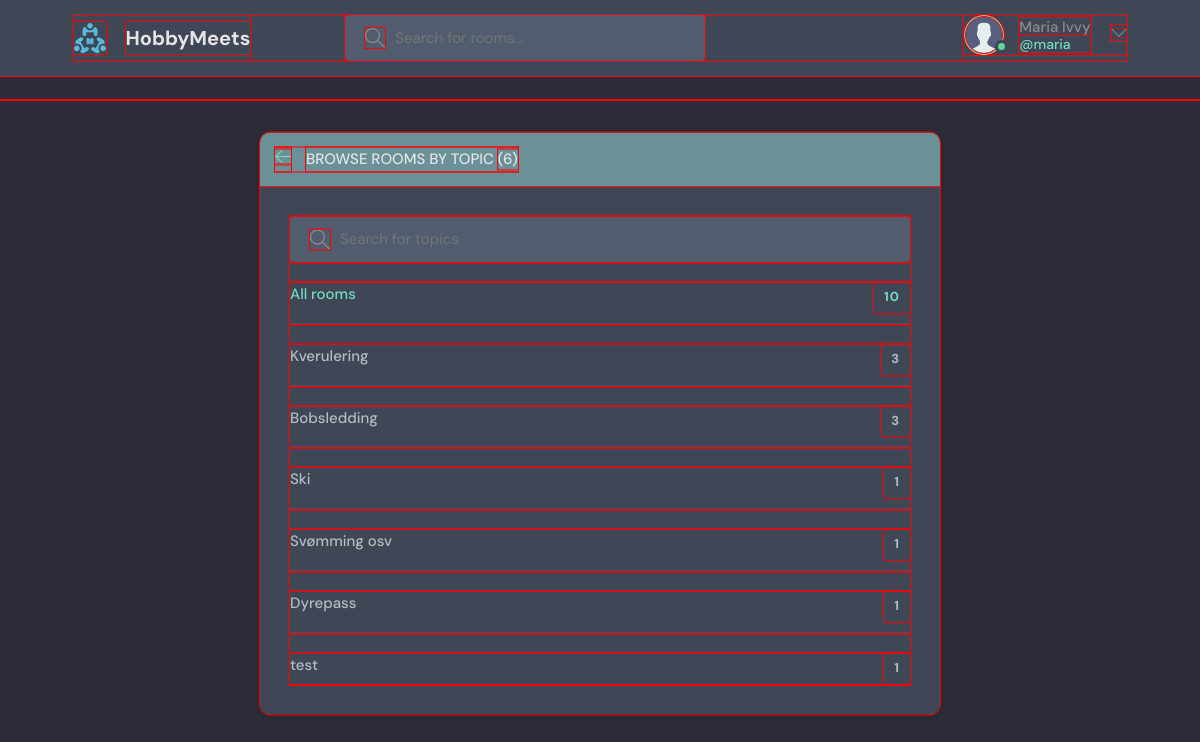
The page /topics/ (signed in) on the database as committed earlier.
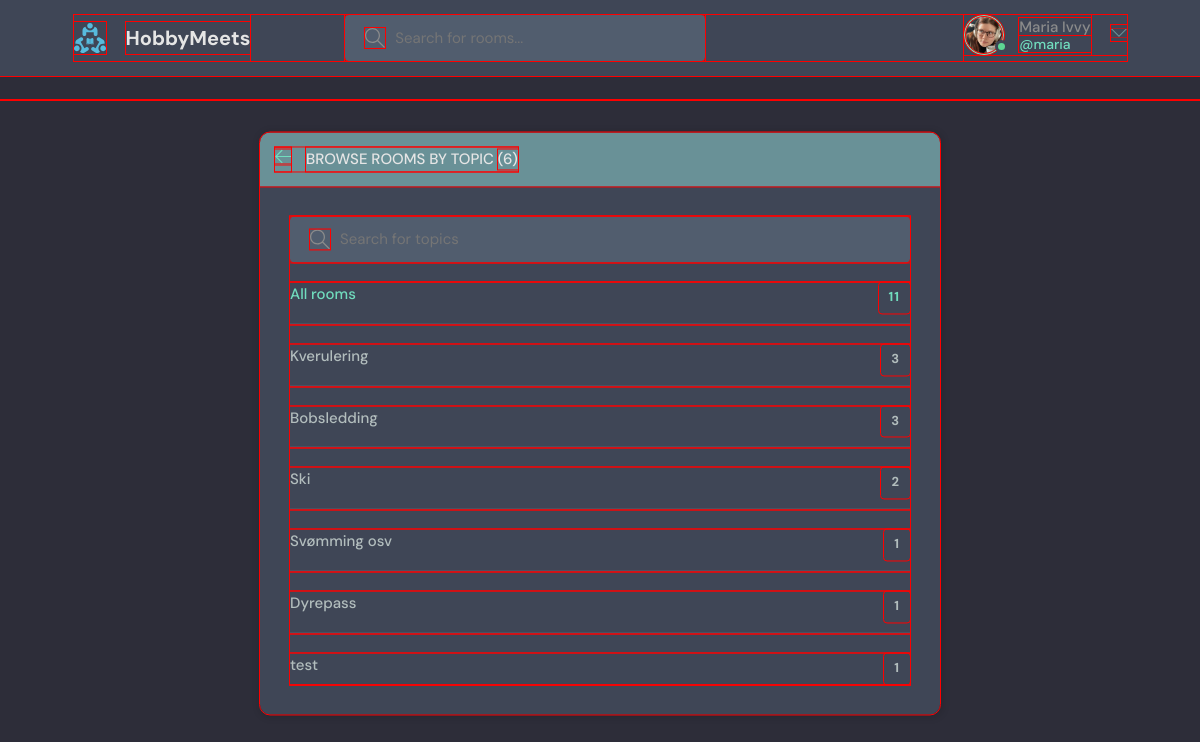
The same page on the database as committed later.
### base/models.py (models this page shows, shortened)
class User(AbstractUser):
    name = models.CharField(max_length=200, null=True)
    email = models.EmailField(unique=True, null=True)
    bio = models.TextField(null=True)
    avatar = models.ImageField(null=True, default="avatar.svg") #TODO: fix the avatar to be something more fun, ideally a few that are randomly assigned
    USERNAME_FIELD = 'email' # override orig. User and set email as login info
    REQUIRED_FIELDS = []

class Topic(models.Model):
    name = models.CharField(max_length=200)

### base/views.py (the view)
# urls.py: path('topics/', views.topicsPage, name="topics"),
def topicsPage(request):
    q = request.GET.get('q') if request.GET.get('q') != None else ''
    topics = Topic.objects.filter(name__icontains=q)
    return render(request, 'base/topics.html', {'topics': topics})

### base/context_processors.py (called while the page is built)
def globalVars(request):
    topics = Topic.objects.all()
    top_topics = Topic.objects.all()[0:5] #lazy way of making above request work in the template:))
    total_room_count = Room.objects.all().count()
    context = {'topics': topics, 'total_room_count': total_room_count, 'top_topics': top_topics}
    return context

### base/templates/base/topics.html (shortened to what this page needs)
{% extends 'main.html' %}
{% block content %}
    <main class="create-room layout">
      <div class="container">
        <div class="layout__box">
          <div class="layout__boxHeader">
            <div class="layout__boxTitle">
              <a href="{% url 'home' %}">
                <svg version="1.1" xmlns="http://www.w3.org/2000/svg" width="32" height="32" viewBox="0 0 32 32">
                  <title>arrow-left</title>
                  <path
                    d="M13.723 2.286l-13.723 13.714 13.719 13.714 1.616-1.611-10.96-10.96h27.625v-2.286h-27.625l10.965-10.965-1.616-1.607z"
                  ></path>
                </svg>
              </a>
              <h3>Browse Rooms by Topic <span>({{topics.count}})</span></h3>
            </div>
          </div>
          <div class="topics-page layout__body">
            <form class="header__search" action="" method="GET">
              <label>
                <input name="q" placeholder="Search for topics" />
              </label>
            </form>
            <ul class="topics__list">
              <li>
                <a href="{% url 'topics' %}" class="active">All rooms <span>{{total_room_count}}</span></a>
              </li>
              {% for topic in topics %}
              <li>
                <a href="{% url 'home' %}?q={{topic.name}}">{{topic.name}} <span>{{topic.room_set.all.count}}</span></a>
              </li>
              {% endfor %}
            </ul>
          </div>
        </div>
      </div>
    </main>
{% endblock content %}

### templates/navbar.html (shortened to what this page needs)
{% load static %}
<header class="header header--loggedIn">
    <div class="container">
      <a href="{% url 'home' %}" class="header__logo">
        <img src="{% static 'images/logo.svg' %}" />
        <h1>HobbyMeets</h1>
      </a>
      <form class="header__search" method="GET" action="{% url 'home' %}">
        <label>
          <input name = "q" placeholder="Search for rooms..." />
        </label>
      </form>
      <nav class="header__menu">
        {% if request.user.is_authenticated %}
        <div class="header__user">
          <a href="{% url 'update-user' %}">
            <div class="avatar avatar--medium active">
              <img src="{{request.user.avatar.url}}" />
            </div>
            <p>{{request.user.name}} <span>@{{request.user.username}}</span></p>
          </a>
          <button class="dropdown-button">
            <svg version="1.1" xmlns="http://www.w3.org/2000/svg" width="32" height="32" viewBox="0 0 32 32">
              <title>chevron-down</title>
              <path d="M16 21l-13-13h-3l16 16 16-16h-3l-13 13z"></path>
            </svg>
          </button>
        </div>
        {% else %}
        <a href="{% url 'login' %}">
          <img src="{% static 'images/avatar.svg' %}" />
          <p>Log in</p>
        </a>
        {% endif %}
      </nav>
    </div>
  </header>

Rows that differ between the two databases and show on the page:
changed User "Maria Ivvy": user.avatar: picture added in place of a placeholder
computed for Topic "Ski": room_set.all.count "1" → "2"
Other text that changed with them:
{{ total_room_count }}: "10" → "11"
